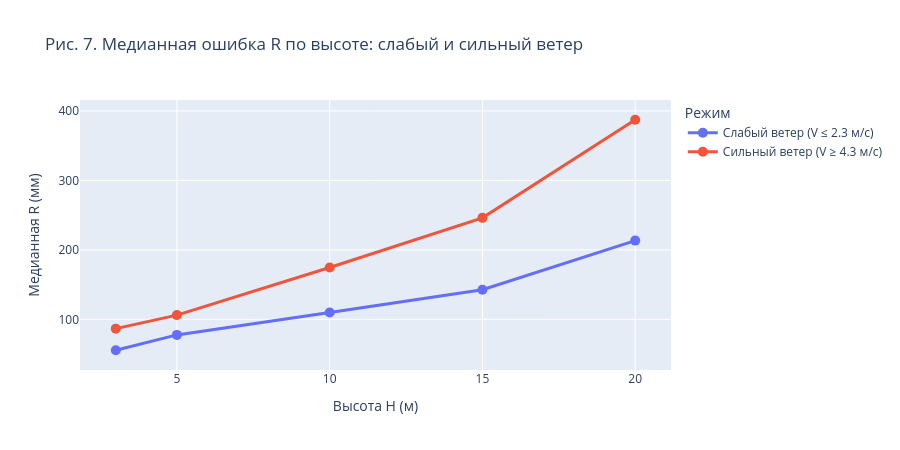

Notebook cell for this chart:
### Markdown cell above
### Влияние рельефа на высотах 15–20 м

Испытания проводились на территории карьера. На высотах до 10–15 м квадрокоптер находится внутри карьерной выемки, стенки которой частично экранируют ветровое воздействие. При подъёме до 15–20 м аппарат выходит над бровкой карьера и оказывается в открытом ветровом потоке.

Ожидаемое следствие данного эффекта: на высотах 15–20 м к геометрическому рычагу $H \cdot \delta\varphi$ добавляется ветровая составляющая, ранее ослабленная рельефом. Это должно проявляться в двух признаках: ускорении темпа роста ошибки при переходе 15→20 м и в расширении разрыва между кривыми «слабый ветер» и «сильный ветер». Для проверки этой гипотезы построены рис. 7 и рис. 8.

### Code cell
v_q25 = df["V"].quantile(0.25)
v_q75 = df["V"].quantile(0.75)

low_wind = df[df["V"] <= v_q25].groupby("H")["R"].median().reset_index()
low_wind.columns = ["H", "R_median"]
low_wind["Режим"] = f"Слабый ветер (V ≤ {v_q25:.1f} м/с)"

high_wind = df[df["V"] >= v_q75].groupby("H")["R"].median().reset_index()
high_wind.columns = ["H", "R_median"]
high_wind["Режим"] = f"Сильный ветер (V ≥ {v_q75:.1f} м/с)"

plateau_df = pd.concat([low_wind, high_wind])

fig = px.line(
    plateau_df, x="H", y="R_median", color="Режим",
    markers=True,
    title="Рис. 7. Медианная ошибка R по высоте: слабый и сильный ветер",
    labels={"H": "Высота H (м)", "R_median": "Медианная R (мм)"},
)
fig.update_traces(line=dict(width=3), marker=dict(size=10))
fig.update_layout(height=450)
ALL_FIGS.append(("fig_07_plateau_wind", fig))
fig.show()

### Figure 1 — Plotly figure (JSON) as saved in the notebook; plotly's stock layout.template omitted (floating-point values rounded to 4 significant figures)
{"data": [{"hovertemplate": "Режим=Слабый ветер (V ≤ 2.3 м/с)<br>Высота H (м)=%{x}<br>Медианная R (мм)=%{y}<extra></extra>", "legendgroup": "Слабый ветер (V ≤ 2.3 м/с)", "line": {"color": "#636efa", "dash": "solid", "width": 3}, "marker": {"size": 10, "symbol": "circle"}, "mode": "lines+markers", "name": "Слабый ветер (V ≤ 2.3 м/с)", "orientation": "v", "showlegend": true, "type": "scatter", "x": [3, 5, 10, 15, 20], "xaxis": "x", "y": [55.44, 77.53, 109.7, 142.6, 213.3], "yaxis": "y"}, {"hovertemplate": "Режим=Сильный ветер (V ≥ 4.3 м/с)<br>Высота H (м)=%{x}<br>Медианная R (мм)=%{y}<extra></extra>", "legendgroup": "Сильный ветер (V ≥ 4.3 м/с)", "line": {"color": "#EF553B", "dash": "solid", "width": 3}, "marker": {"size": 10, "symbol": "circle"}, "mode": "lines+markers", "name": "Сильный ветер (V ≥ 4.3 м/с)", "orientation": "v", "showlegend": true, "type": "scatter", "x": [3, 5, 10, 15, 20], "xaxis": "x", "y": [86.54, 106.0, 174.6, 246.1, 387.3], "yaxis": "y"}], "layout": {"height": 450, "legend": {"title": {"text": "Режим"}, "tracegroupgap": 0}, "title": {"text": "Рис. 7. Медианная ошибка R по высоте: слабый и сильный ветер"}, "xaxis": {"anchor": "y", "domain": [0, 1], "title": {"text": "Высота H (м)"}}, "yaxis": {"anchor": "x", "domain": [0, 1], "title": {"text": "Медианная R (мм)"}}}}
